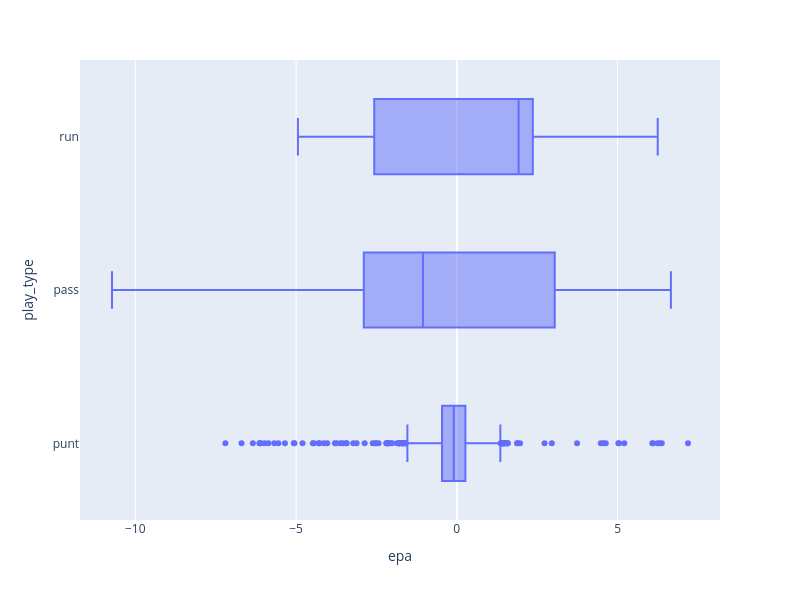

Notebook source saved alongside this figure:
### Code cell
# plot 4th down epa/play grouped by play type
fig = px.box(fourthOnlyPbp, x = "epa", y = "play_type")
fig.update_layout(width = 800, height = 600)
fig

### Figure 1 — Plotly figure (JSON) as saved in the notebook; plotly's stock layout.template omitted (floating-point values rounded to 4 significant figures; data arrays with more than 128 entries replaced by an {"elided": "..."} marker saying what was removed)
{"data": [{"alignmentgroup": "True", "hovertemplate": "epa=%{x}<br>play_type=%{y}<extra></extra>", "legendgroup": "", "marker": {"color": "#636efa"}, "name": "", "notched": false, "offsetgroup": "", "orientation": "h", "showlegend": false, "type": "box", "x": {"elided": "2973 float values"}, "x0": " ", "xaxis": "x", "y": {"elided": "2973 str values"}, "y0": " ", "yaxis": "y"}], "layout": {"boxmode": "group", "height": 600, "legend": {"tracegroupgap": 0}, "margin": {"t": 60}, "width": 800, "xaxis": {"anchor": "y", "domain": [0, 1], "title": {"text": "epa"}}, "yaxis": {"anchor": "x", "domain": [0, 1], "title": {"text": "play_type"}}}}
